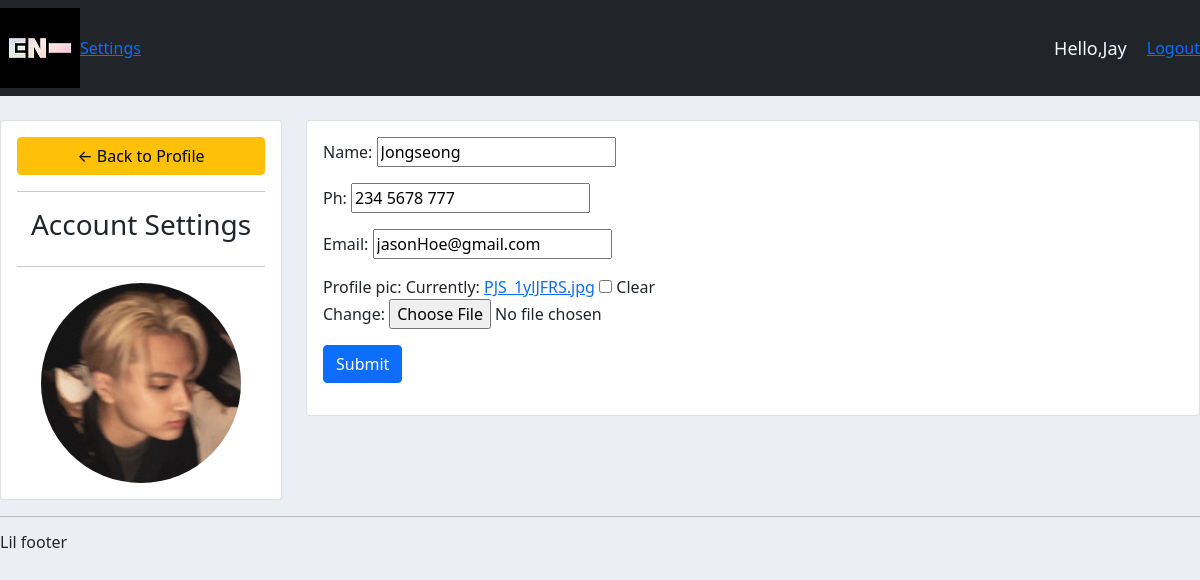
Screenshot of /account/ (signed in) with the database file from the repository.
### accounts/models.py (models this page shows, shortened)
class Customer(models.Model):
    user= models.OneToOneField(User, null=True, blank=True, on_delete=models.CASCADE)
    name= models.CharField(max_length=200, null=True)
    ph=models.CharField(max_length=200,null=True)
    email=models.CharField(max_length=200, null=True)
    profile_pic=models.ImageField(default='pp1.jpg', null=True, blank=True)
    date_created=models.DateTimeField(auto_now_add=True, null=True)

### accounts/decorators.py (the view)
        def wrapper_function(request, *args, **kwargs):
            group= None
            if request.user.groups.exists():
                group= request.user.groups.all()[0].name
            if group in allowed_roles:
               return view_function(request, *args, **kwargs)
            else:
                return HttpResponse('You are not authorized to view this page.')

### accounts/forms.py
class CustomerForm(ModelForm):
    class Meta:
        model= Customer
        fields= "__all__"
        exclude= ['user']

### accounts/views.py (called while the page is built)
@login_required(login_url='login')
@allowed_user(allowed_roles=['customers'])
def accSettings(request):
    user=request.user.customer
    form= CustomerForm(instance=user)
    if request.method=='POST':
        form= CustomerForm(request.POST, request.FILES, instance=user)
        if form.is_valid():
            form.save()
    context={'form': form}
    return render(request, 'accounts/acc_settings.html', context)

### accounts/templates/accounts/acc_settings.html (shortened to what this page needs)
{% extends 'accounts/main.html' %}
{% load static %}
{% block content %}
<br>
<div class="row">
	<div class="col-md-3">
		<div class="card card-body">
			<a class="btn btn-warning" href="{% url 'home' %}"> &#8592; Back to Profile</a>
			<hr>
			<h3 style="text-align: center">Account Settings</h3>
			<hr>
			<img class="profile-pic" src="{{request.user.customer.profile_pic.url}}" >
		</div>
	</div>
	<div class="col-md-9">
		<div class="card card-body">
			<form method="POST" action="" enctype="multipart/form-data">
				{{form.as_p}}
			<input class="btn btn-primary" type="submit" name="Update Information">
			</form>
		</div>
	</div>
</div>
{% endblock %}

### accounts/templates/accounts/navbar.html (shortened to what this page needs)
{% load static %}
<nav class="navbar navbar-expand-lg navbar-dark bg-dark">
  <img src="{% static 'images/en.jpg'%}" alt="" srcset="">
    <div class="collapse navbar-collapse" id="navbarNavAltMarkup">
      <div class="navbar-nav">
        {% if request.user.is_staff %}
          <a class="nav-item nav-link active" href="{%url 'home' %}">Home</a>
          <a class="nav-item nav-link" href="{%url 'products' %}">Products</a>
        {% else %}
          <li class="nav-item">
            <a href="{% url 'account'%}">Settings</a>
          </li>
        {% endif %}
      </div>
    </div>
    <span class="hello">Hello,{{request.user}}
    </span>
    <span><a href="{% url 'logout' %}">Logout</a></span>
  </nav>

### static/css/main.css (style rules this page uses)
body { background-color: #ebeff5; }

### accounts/templates/accounts/navbar.html (style rules this page uses)
.hello { font-size: 18px; color: aliceblue; margin-right: 20px; }

### accounts/templates/accounts/acc_settings.html (style rules this page uses)
.profile-pic { max-width: 200px; max-height:200px; margin: 0 auto; border-radius: 50%; }

### rows the page displays
Customer: name "Jongseong", ph "234 5678 777", email "jasonHoe@gmail.com"

### other values shown
{{ request.user }} "Jay"
